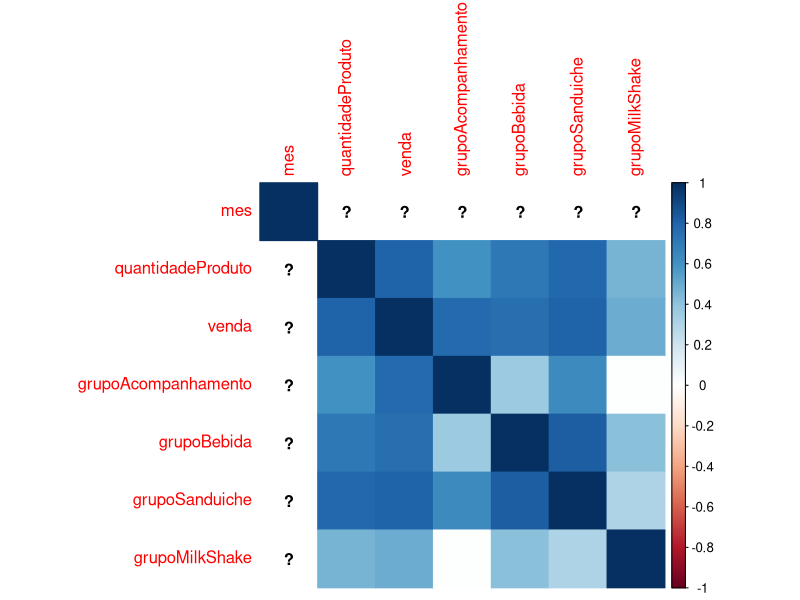
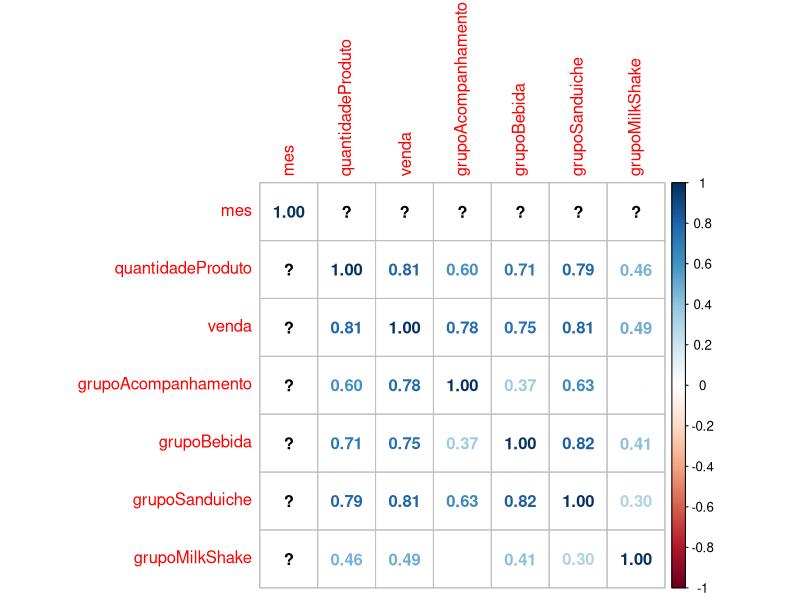

The R script that drew these images, in order:
library(corrplot)

dados = read.table('dados.csv', header=TRUE, sep=";")
attach(dados)

training.setOriginal <- dados[1:85, ]
training.set <- training.setOriginal
training.set$mes <- as.double(training.set$mes)
training.set <- scale(training.set)


M <- cor(training.set,method = "pearson")
#Matriz de correlacao - Color
corrplot(M, method="color")

#Matriz de correlacao - Numerico
corrplot(M, method="number")

